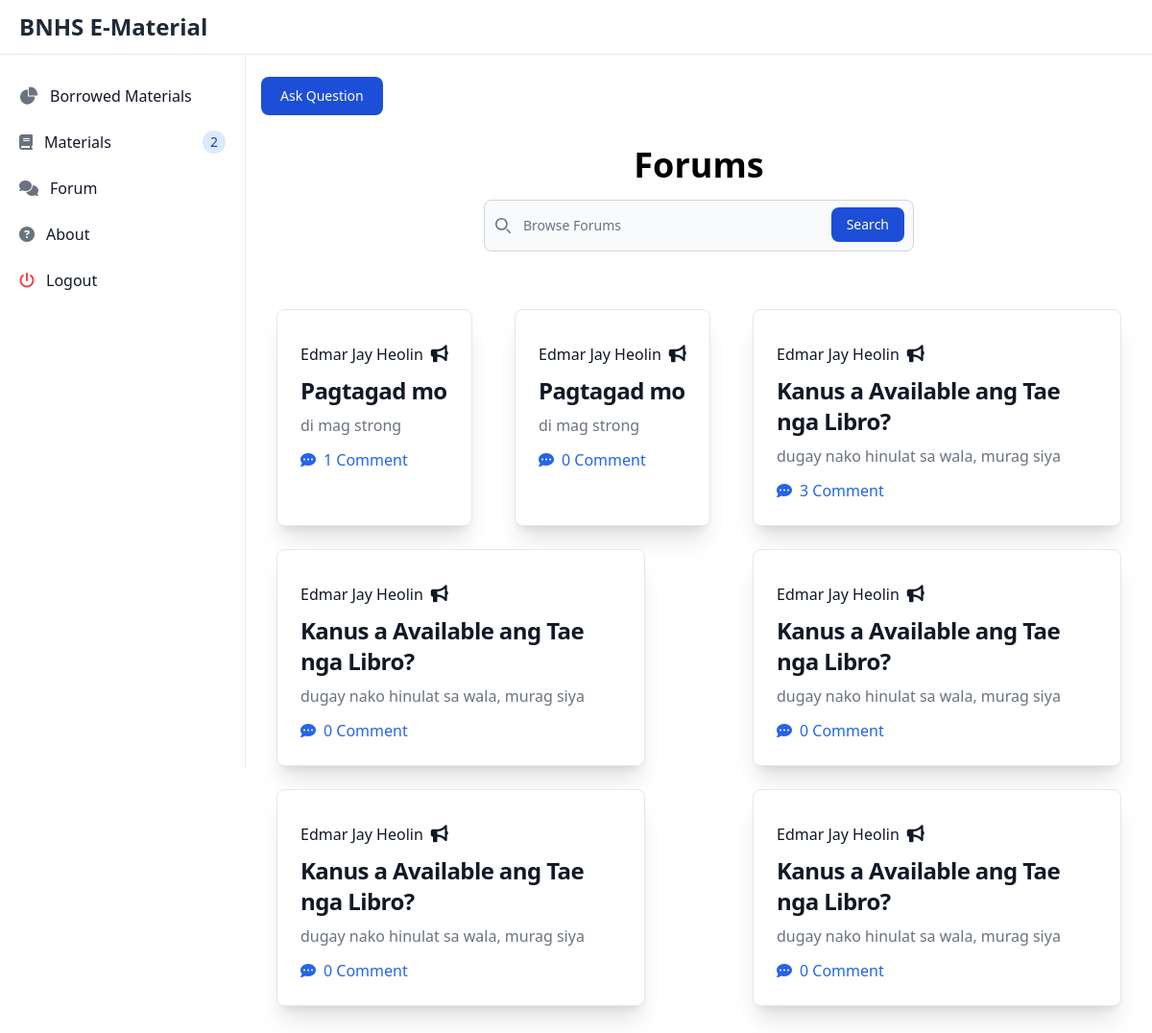
The app's page /student_forum (signed in) with its own data.
### users/models.py (models this page shows)
class Forum(models.Model):
    title = models.CharField(max_length=10000)
    file = models.FileField(
        upload_to='media/announcement',
        validators=[
            FileExtensionValidator(allowed_extensions=['png', 'jpeg', 'jpg', 'pdf', 'word', 'ppt', 'xlsx', 'csv', 'gif'])
        ],
        null=True,  # Allow null values
        blank=True  # Also allow empty values (in forms)
    )
    upload_date = models.DateTimeField(default=now)
    description = models.TextField()
    uploader = models.ForeignKey(User, on_delete=models.CASCADE)

### users/views.py (the view, shortened to what this page needs)
# urls.py: path('student_forum', views.student_forum, name='student_forum'),
@login_required(login_url='/login')
def student_forum(request):
    forums = Forum.objects.all().annotate(comment_count=Count('comments')).order_by('-upload_date')
    comments_lists = Comments.objects.all().order_by('comment_date')
    number_of_materials = Materials.objects.count()
    context = {
        'forums': forums,
        'comments_lists': comments_lists,
        'number_of_materials':number_of_materials,
    }
    return render(request, 'student/forums.html', context)

### users/templates/student/forums.html (shortened to what this page needs)
{% load static tailwind_tags %}
<!DOCTYPE html>
<html lang="en">
	<head>
		<link
			rel="stylesheet"
			href="https://cdnjs.cloudflare.com/ajax/libs/font-awesome/6.5.2/css/all.min.css" />
		<link
			href="https://cdnjs.cloudflare.com/ajax/libs/flowbite/2.3.0/flowbite.min.css"
			rel="stylesheet" />
		{% tailwind_css %}
	</head>
	<body>
		{% include 'includes/sidebar.html' %}
		<nav class="fixed top-0 z-50 w-full bg-white border-b border-gray-200">
			<div class="px-3 py-3 lg:px-5 lg:pl-3">
				<div class="flex items-center justify-between">
					<div class="flex items-center justify-start rtl:justify-end">
						<a
							href="#"
							class="flex ms-2 md:me-24">
							<span class="self-center text-xl font-semibold sm:text-2xl whitespace-nowrap text-gray-800">
								BNHS E-Material
							</span>
						</a>
					</div>
				</div>
			</div>
		</nav>
		<div class="p-4 sm:ml-64 mt-16">
			<button
				data-modal-target="default-modal"
				data-modal-toggle="default-modal"
				class="block text-white bg-blue-700 hover:bg-blue-800 focus:ring-4 focus:outline-none focus:ring-blue-300 font-medium rounded-lg text-sm px-5 py-2.5 text-center"
				type="button">
				Ask Question
			</button>
			<div class="p-4">
				<div>
					<p class="text-center text-4xl font-bold my-4">Forums</p>
					<div class="max-w-md mx-auto">
						<div class="relative">
							<div class="absolute inset-y-0 start-0 flex items-center ps-3 pointer-events-none">
							</div>
							<input
								type="search"
								id="searchInput"
								onkeyup="searchDivs()"
								class="block w-full p-4 ps-10 text-sm text-gray-900 border border-gray-300 rounded-lg bg-gray-50 focus:ring-blue-500 focus:border-blue-500"
								placeholder="Browse Forums"
								required />
							<button
								class="text-white absolute end-2.5 bottom-2.5 bg-blue-700 hover:bg-blue-800 focus:ring-4 focus:outline-none focus:ring-blue-300 font-medium rounded-lg text-sm px-4 py-2">
								Search
							</button>
						</div>
					</div>
				</div>
				<div
					id="forumContainer"
					class="flex flex-row justify-between flex-wrap mt-12">
					{% for forum in forums %}
					<div class="max-w-sm p-6 my-3 bg-white border border-gray-200 rounded-lg shadow-xl searching">
						<div class="flex items-center my-2 text-gray-900">
							<p class="mr-2">{{forum.uploader.first_name}}</p>
							<i
								class="fa fa-bullhorn animate-bounce text-lg"
								aria-hidden="true"></i>
						</div>
						<div class="material-search">
							<a href="{% url 'forum_page' %}?forum_id={{ forum.id }}">
								<h5 class="mb-2 text-2xl font-semibold tracking-tight text-gray-900">{{forum.title}}</h5>
							</a>
						</div>
						<p class="mb-3 font-normal text-gray-500 dark:text-gray-400 text-ellipsis">{{forum.description}}</p>
						<a
							href="{% url 'forum_page' %}?forum_id={{ forum.id }}"
							class="inline-flex font-medium items-center text-blue-600 hover:scale-110 duration-300">
							<i
								class="fa fa-commenting mr-2 animate-pulse"
								aria-hidden="true"></i>
							{{ forum.comment_count }} Comment
						</a>
					</div>
					{% endfor %}
				</div>
			</div>
		</div>
	</body>
</html>

### records on screen
Forum: uploader.first_name "Edmar Jay Heolin", title "Pagtagad mo", description "di mag strong", comment_count "1"
Forum: uploader.first_name "Edmar Jay Heolin", title "Pagtagad mo", description "di mag strong", comment_count "0"
Forum: uploader.first_name "Edmar Jay Heolin", title "Kanus a Available ang Tae nga Libro?", description "dugay nako hinulat sa wala, murag siya", comment_count "3"
Forum: uploader.first_name "Edmar Jay Heolin", title "Kanus a Available ang Tae nga Libro?", description "dugay nako hinulat sa wala, murag siya", comment_count "0"
Forum: uploader.first_name "Edmar Jay Heolin", title "Kanus a Available ang Tae nga Libro?", description "dugay nako hinulat sa wala, murag siya", comment_count "0"
Forum: uploader.first_name "Edmar Jay Heolin", title "Kanus a Available ang Tae nga Libro?", description "dugay nako hinulat sa wala, murag siya", comment_count "0"
Forum: uploader.first_name "Edmar Jay Heolin", title "Kanus a Available ang Tae nga Libro?", description "dugay nako hinulat sa wala, murag siya", comment_count "0"

### other values on screen
{{ number_of_materials }} "2"
